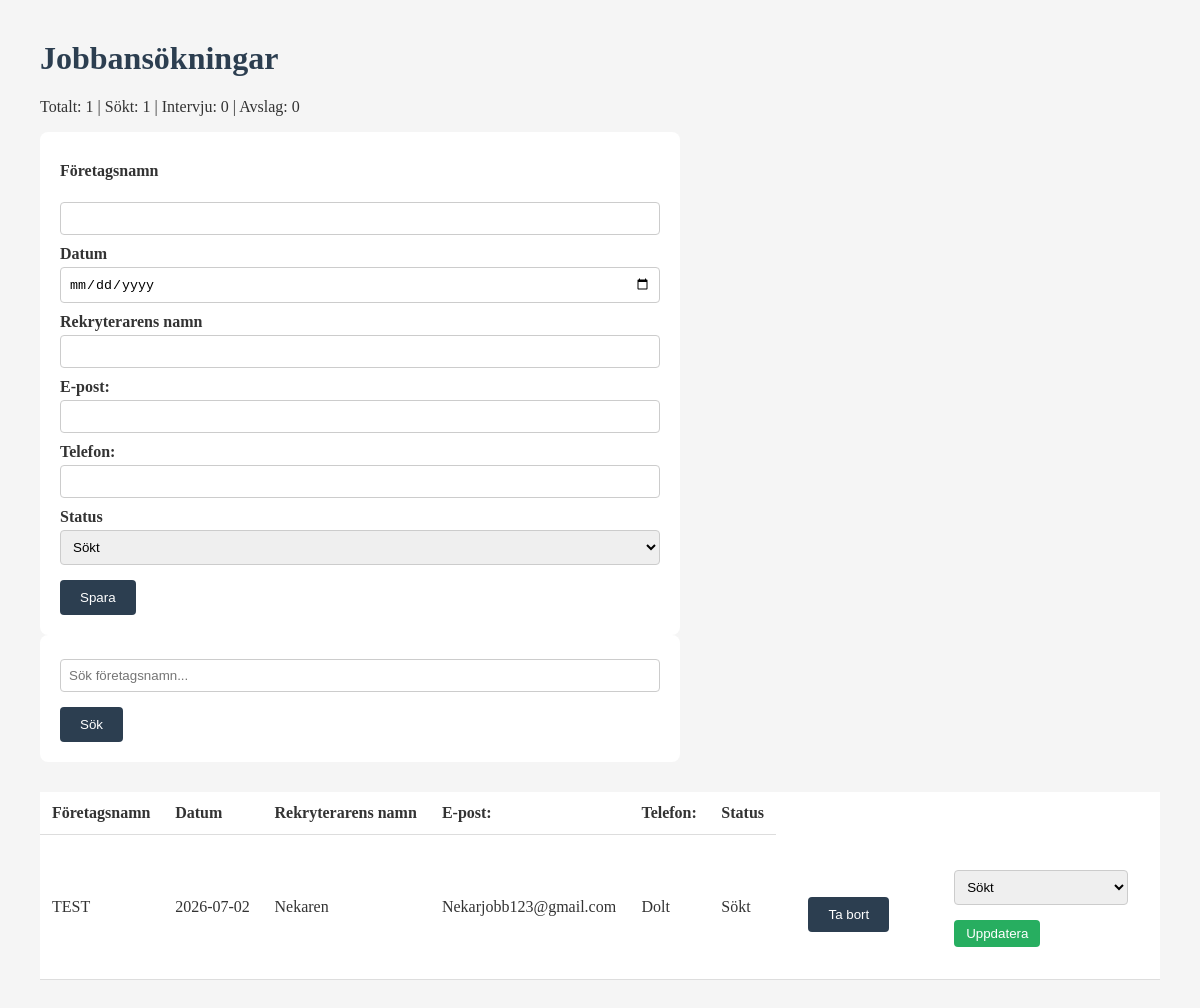
Before: / with the older database file.
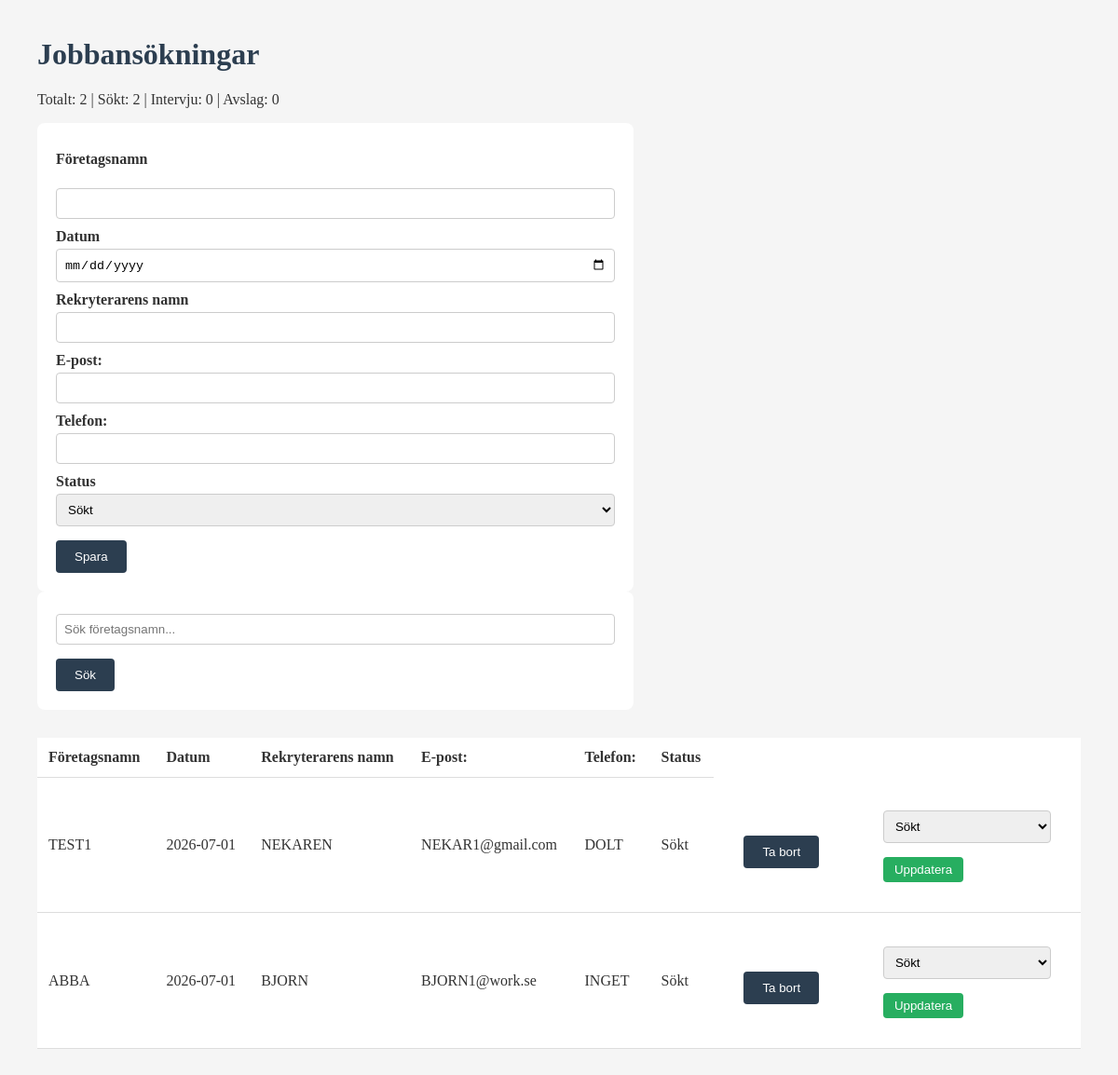
After: the same page with the newer database file.
### tables this page shows
CREATE TABLE JOB (
        id INTEGER PRIMARY KEY,
        company TEXT NOT NULL,
        date_applied DATE NOT NULL,
        recruiter_name TEXT NOT NULL,
        recruiter_email TEXT NOT NULL UNIQUE,
        recruiter_phone TEXT NOT NULL UNIQUE,
        status TEXT NOT NULL
        );

### app.py (the view)
@app.route("/")
def home():
    with sqlite3.connect(DB_PATH) as conn:
        cursor3 = conn.cursor()
        data = cursor3.execute("SELECT * FROM JOB").fetchall()
        total = cursor3.execute("SELECT COUNT(*) FROM JOB").fetchone()[0]
        sökt = cursor3.execute("SELECT COUNT(*) FROM JOB WHERE status = ?", ("Sökt",)).fetchone()[0]
        intervju = cursor3.execute("SELECT COUNT(*) FROM JOB WHERE status = ?", ("Intervju",)).fetchone()[0]
        avslag = cursor3.execute("SELECT COUNT(*) FROM JOB WHERE status = ?", ("Avslag",)).fetchone()[0]
        search = request.args.get("search", "")
        cursor3.execute("SELECT * FROM JOB WHERE company LIKE ?", (f"%{search}%",))
        if search == "":
            data = cursor3.execute("SELECT * FROM JOB").fetchall()
        else:
            data = cursor3.execute("SELECT * FROM JOB WHERE company LIKE ?", (f"%{search}%",)).fetchall()
    return render_template(
        "index.html",jobs=data, total=total, sökt=sökt, intervju=intervju, avslag=avslag,)

### templates/index.html (shortened to what this page needs)
<!DOCTYPE html>
<html lang="sv">
<head>
    <link rel="stylesheet" href="{{url_for('static', filename='style.css')}}">
</head>
<body>
    <h1>Jobbansökningar</h1>
    <p>Totalt: {{ total }} | Sökt: {{ sökt }} | Intervju: {{ intervju }} | Avslag: {{ avslag }}</p>
    <form action="/add" method="POST">
        <label for="company">Företagsnamn</label><br>
        <input type="text" id="company" name="company" required>
        <label for="date">Datum</label>
        <input type="date" id="date" name="date" required>
        <label for="recruite_name">Rekryterarens namn</label>
        <input type="text" id="recruite_name" name="recruite_name" required>
        <label for="email">E-post:</label>
        <input type="email" id="email" name="email" required>
        <label for="phone">Telefon:</label>
        <input type="tel" id="phone" name="phone" required>
        <label for="status">Status</label>
        <select name="status" id="status">
            <option value="Sökt">Sökt</option>
        </select>
        <button type="submit">Spara</button>
    </form>
    <form action="/" method="GET">
        <input type="text" name="search" placeholder="Sök företagsnamn...">
        <button type="submit">Sök</button>
    </form>
    <table>
        <thead>
            <tr>
                <th>Företagsnamn</th>
                <th>Datum</th>
                <th>Rekryterarens namn</th>
                <th>E-post:</th>
                <th>Telefon:</th>
                <th>Status</th>
            </tr>
        </thead>
        <tbody>
            {% for job in jobs%}
            <tr>
                <td>
                    {{job[1]}}
                </td>
                <td>
                    {{job[2]}}
                </td>
                <td>
                    {{job[3]}}
                </td>
                <td>
                    {{job[4]}}
                </td>
                <td>
                    {{job[5]}}
                </td>
                <td>
                    {{job[6]}}
                </td>
                <td>
                    <form action="/delete/{{job[0]}}" method="POST">
                        <button type="submit" class="delete-btn">Ta bort</button>
                    </form>
                </td>
                <td>
                    <form action="/update/{{job[0]}}" method="POST">
                        <select name="status" id="status">
                            <option value="Sökt" {% if job[6]=='Sökt' %} selected{% endif %}>Sökt</option>
                        </select>
                        <button type="submit" class="update-btn">Uppdatera</button>
                    </form>
                </td>
            </tr>
            {% endfor %}
        </tbody>
    </table>
</body>
</html>

### static/style.css (style rules this page uses)
body { font-family:'Times New Roman', Times, serif; background-color:#f5f5f5; margin: 40px; color: #333; }
h1 { color: #2c3e50; }
table { width: 100%; border-collapse: collapse; background-color: white; margin-top: 30px; }
th, td { padding: 12px; text-align: left; border-bottom: 1px solid #ddd; }
form { background-color: white; padding: 20px; border-radius: 8px; max-width: 600px; }
label { display: block; margin-top: 10px; font-weight: bold; }
input, select { width: 100%; padding: 8px; margin-top: 4px; border: 1px solid #ccc; border-radius: 4px; box-sizing: border-box; }
button { margin-top: 15px; padding: 10px 20px; background-color: #2c3e50; color: white; border: none; border-radius: 4px; cursor: pointer; }
.update-btn { background-color: #27ae60; padding: 6px 12px; margin-top: 5; }

Changed rows visible on the page:
changed JOB: company "TEST" → "TEST1"; date_applied "2026-07-02" → "2026-07-01"; recruiter_name "Nekaren" → "NEKAREN"; recruiter_email "Nekarjobb123@gmail.com" → "NEKAR1@gmail.com"; recruiter_phone "Dolt" → "DOLT"
added JOB: company "ABBA", date_applied "2026-07-01", recruiter_name "BJORN", recruiter_email "BJORN1@work.se", recruiter_phone "INGET", status "Sökt"
Other visible differences:
{{ total }}: "1" → "2"
{{ sökt }}: "1" → "2"
